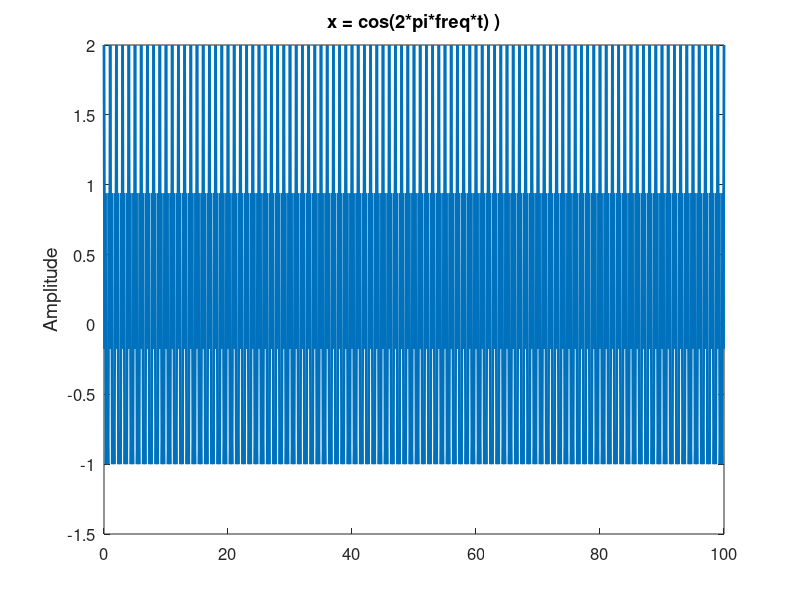

The MATLAB source for this figure: (Note: this script raises an error after producing the figure.)

% Lab # 2 - Sampling & Aliasing 
clear all; 
close all; 
clf; 
  
fs = 9000;  % sampling frequency 
dur = 0.1;  % duration in time 
freq1 = 1000;  % Frequency of the signal 
freq2 = 3500; 
freq3 = 5000; 
  
  
t = 0 : (1/fs) : dur; 
x =  cos(2*pi*t*freq3 ) + cos(2*pi*t*freq1 ); 
tms = t*1000; 
  
figure(1); 
hp = plot( tms, x ); 
set(hp,'LineWidth',2) 
title('x = cos(2*pi*freq*t) )','FontSize',16) 
set(gca,'FontSize',12) 
ylabel('Amplitude','FontSize',14) 
disp('<CR> to play sound'),  pause 
sound( x/max(abs(x)), fs ); 
% disp('<CR> to continue'); 
  
figure(2) 
[z,w] = dtft01(x, length(x)); 
w = w*fs/2/pi;
plot(w, abs(z)); 
ylabel('Amplitude','FontSize',14)
xlabel('Frequency (Hz)','FontSize',14)
grid minor; 

 
function [H, W] = dtft01(h, N) %DTFT   calculate DTFT at N equally spaced frequencies 
%   Usage:   [H, W] = dtft(h, N) 
%      h : finite-length input vector, whose length is L 
%      N : number of frequencies for evaluation over [-pi,pi) 
%              ==> constraint: N >= L  
%      H : DTFT values (complex) 
%      W : (2nd output) vector of freqs where DTFT is computed 
% 
%  Jim McClellan,  31-Oct-1997 
%   F. Dowla, 2018 
% 
N = fix(N); 
L = length(h);  h = h(:);  %<-- for vectors ONLY !!! 
if( N < L ) 
   error('DTFT: # data samples cannot exceed # freq samples') 
end 
W = (2*pi/N) * [ 0:(N-1) ]'; 
mid = ceil(N/2) + 1; 
W(mid:N) = W(mid:N) - 2*pi;   % <--- move [pi,2pi) to [-pi,0) 
W = fftshift(W); 
H = fftshift( fft( h, N ) );  %<--- move negative freq components
end